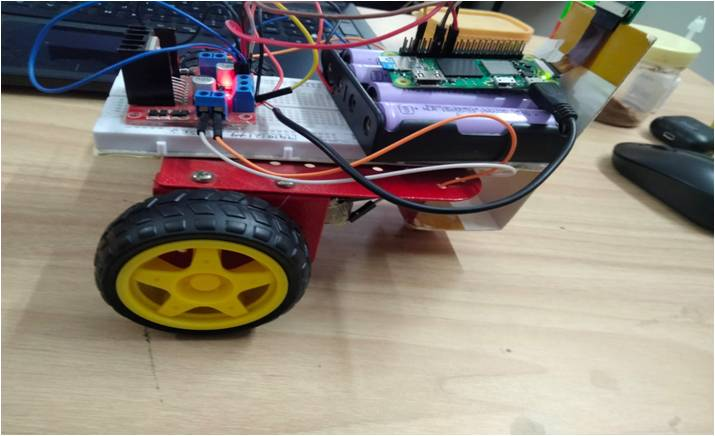
#> input picture Picture1.jpg, 715 x 436 px, given in place of the camera
$ python ball_tracker.py
#> lines starting #> are read from the running program, lines starting #| are printed output that depends on the picture; after the words box and inside, x2 and y2 are one past the last pixel; in counts of white or black regions, pixels touching at a corner belong together
from gpiozero import OutputDevice
from time import sleep
import cv2
import numpy as np

# Define GPIO pins
pin17 = OutputDevice(17)
pin18 = OutputDevice(18)
pin22 = OutputDevice(22)
pin23 = OutputDevice(23)

# Initialize video capture
cap = cv2.VideoCapture(0)
cap.set(cv2.CAP_PROP_FRAME_WIDTH, 320)
cap.set(cv2.CAP_PROP_FRAME_HEIGHT, 240)

# Define track color (in BGR format)
track_color = np.uint8([[[0, 0, 255]]])  # Red color in BGR format

while True:
    ret, frame = cap.read()
#> frame is the input picture: shape (436, 715, 3); mean B, G, R 120.4, 131, 139.4
    if not ret:
        break

    # Convert frame to HSV
    hsv = cv2.cvtColor(frame, cv2.COLOR_BGR2HSV)
#> hsv: shape (436, 715, 3); mean H, S, V 56.5, 74.9, 147.3

    # Define lower and upper bounds for track color in HSV
    lower_bound = np.array([0, 100, 100])
    upper_bound = np.array([10, 255, 255])

    # Threshold the HSV image to get only the desired color
    mask = cv2.inRange(hsv, lower_bound, upper_bound)
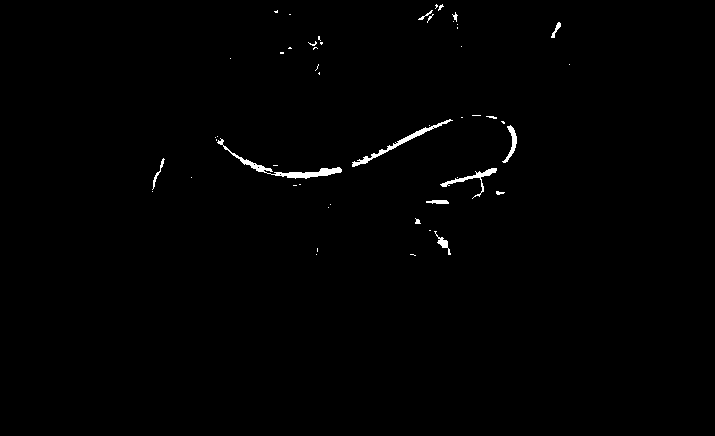
#> mask: shape (436, 715); 0.68% white; 51 white regions (38 under 20 px)

    # Find contours in the mask
    contours, _ = cv2.findContours(mask, cv2.RETR_EXTERNAL, cv2.CHAIN_APPROX_SIMPLE)
#> contours = 51 contours, 43 with area under 20; largest, box (x1, y1, x2, y2) and area: (217, 138, 342, 179) 468, (352, 119, 453, 167) 316, (440, 168, 497, 199) 194, (502, 125, 517, 163) 134, (434, 231, 451, 255) 70, (426, 200, 449, 204) 50, (152, 158, 165, 190) 38, (551, 22, 561, 38) 38

    if contours:
        # Get the largest contour
        largest_contour = max(contours, key=cv2.contourArea)
#> largest_contour = contour of 142 points, box (x1, y1, x2, y2) (217, 138, 342, 179), area 468
        (x, y), _ = cv2.minEnclosingCircle(largest_contour)
#> x = 279; y = 156.5
        x = int(x)
        y = int(y)
#> y = 156

        # Draw a circle at the tracked pixel
        cv2.circle(frame, (x, y), 16, (0, 0, 255), 4)
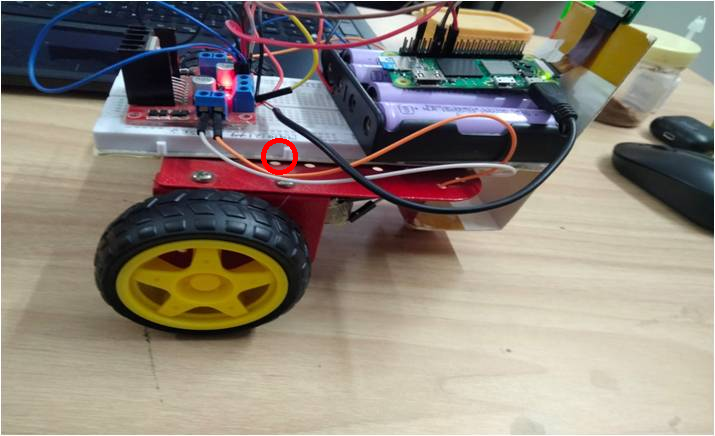
#> frame: shape (436, 715, 3); 0.16% of pixels changed, all inside (x1, y1, x2, y2) = (261, 138, 298, 175)

        # Perform GPIO operations based on tracked pixel position
        if x < 140:
            pin17.on()
            pin18.on()
            pin22.on()
            pin23.off()
            sleep(0.01)
            pin17.on()
            pin18.on()
            pin22.on()
            pin23.on()
            print("Turn Right")
        elif x > 200:
            pin17.on()
            pin18.off()
            pin22.on()
            pin23.on()
            sleep(0.01)
            pin17.on()
            pin18.on()
            pin22.on()
            pin23.on()
            print("Turn Left")
        elif y < 170:
            pin17.on()
            pin18.off()
            pin22.on()
            pin23.off()
            sleep(0.01)
            pin17.on()
            pin18.on()
            pin22.on()
            pin23.on()
            print("Go Forward")
        else:
            pin17.on()
            pin18.on()
            pin22.on()
            pin23.on()
    else:
        pin17.on()
        pin18.on()
        pin22.on()
        pin23.on()

    cv2.imshow('frame', frame)
    if cv2.waitKey(1) & 0xFF == ord('q'):
#> (key q is pressed here)
        break

# Release the capture
cap.release()
cv2.destroyAllWindows()

$ run again, on Picture3.jpg
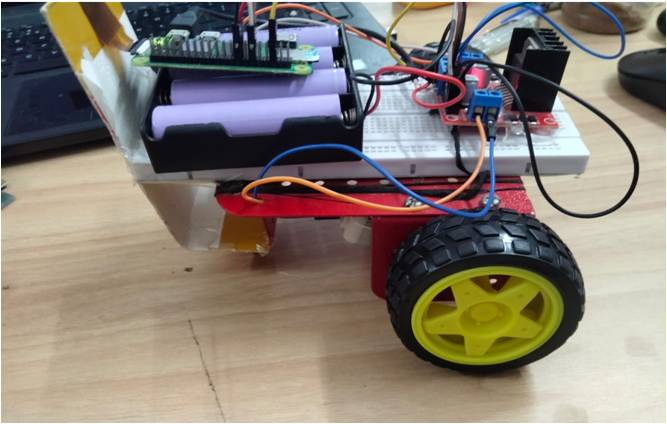
#> input picture Picture3.jpg, 667 x 424 px, given in place of the camera
#> frame is the input picture: shape (424, 667, 3); mean B, G, R 115.9, 125.8, 135.2
#> hsv: shape (424, 667, 3); mean H, S, V 59.7, 78.7, 144.1
#> `mask = cv2.inRange(hsv, lower_bound, upper_bound)`:
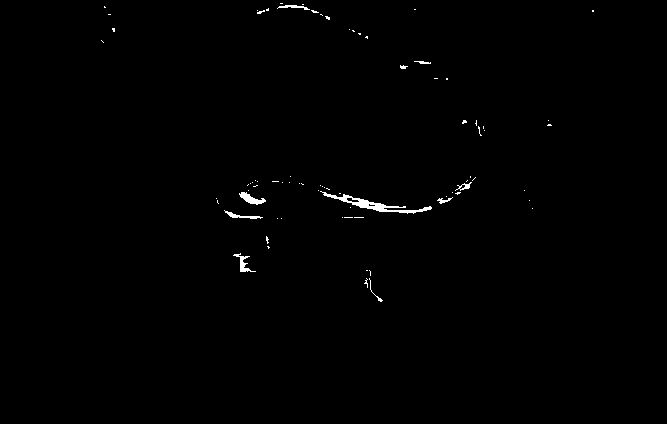
#> mask: shape (424, 667); 0.52% white; 78 white regions (68 under 20 px)
#> contours = 78 contours, 71 with area under 20; largest, box (x1, y1, x2, y2) and area: (320, 191, 432, 214) 428, (239, 192, 266, 205) 128, (233, 253, 256, 272) 82, (224, 210, 263, 219) 64, (455, 182, 472, 191) 44, (277, 5, 310, 10) 40, (437, 197, 453, 204) 26
#> largest_contour = contour of 102 points, box (x1, y1, x2, y2) (320, 191, 432, 214), area 428
#> `(x, y), _ = cv2.minEnclosingCircle(largest_contour)`: x = 375.5; y = 199.5
#> `x = int(x)`: x = 375
#> `y = int(y)`: y = 199
#> `cv2.circle(frame, (x, y), 16, (0, 0, 255), 4)`:
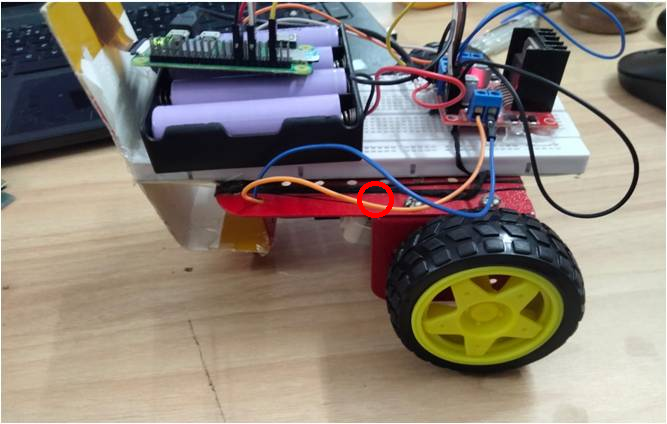
#> frame: shape (424, 667, 3); 0.18% of pixels changed, all inside (x1, y1, x2, y2) = (357, 181, 394, 218)

$ run again, on Picture4.jpg
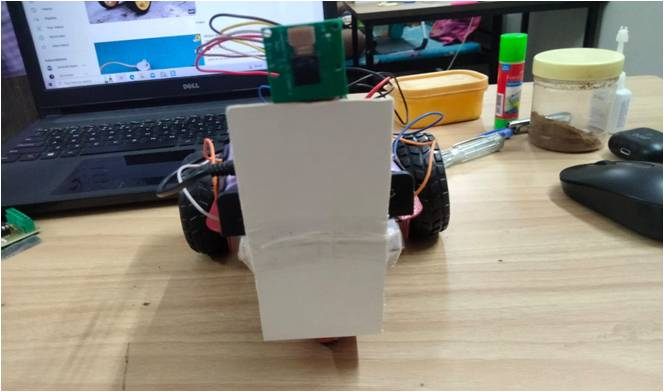
#> input picture Picture4.jpg, 664 x 392 px, given in place of the camera
#> frame is the input picture: shape (392, 664, 3); mean B, G, R 123.4, 132.8, 135.2
#> hsv: shape (392, 664, 3); mean H, S, V 50.7, 68.2, 146.7
#> `mask = cv2.inRange(hsv, lower_bound, upper_bound)`:
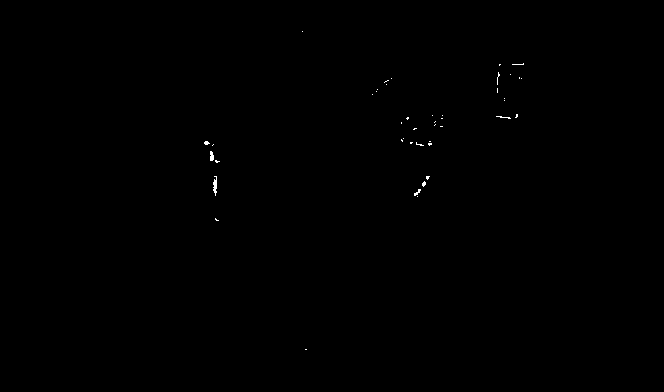
#> mask: shape (392, 664); 0.12% white in thin lines or dots, all inside (x1, y1, x2, y2) = (204, 31, 524, 350)
#> contours = 44 contours, 42 with area under 20; largest, box (x1, y1, x2, y2) and area: (213, 176, 217, 196) 30, (210, 151, 214, 161) 22
#> largest_contour = contour of 26 points, box (x1, y1, x2, y2) (213, 176, 217, 196), area 30
#> `(x, y), _ = cv2.minEnclosingCircle(largest_contour)`: x = 215; y = 185.5
#> `y = int(y)`: y = 185
#> `cv2.circle(frame, (x, y), 16, (0, 0, 255), 4)`:
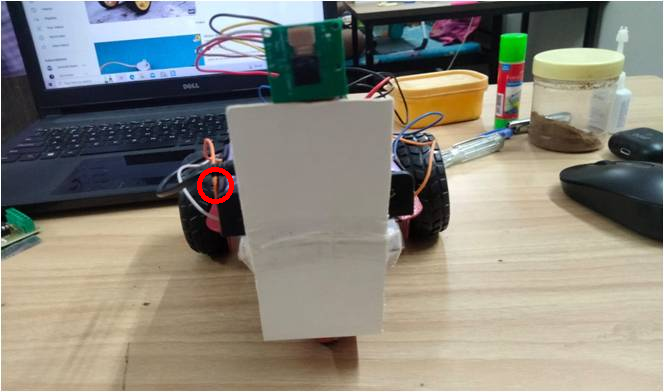
#> frame: shape (392, 664, 3); 0.2% of pixels changed, all inside (x1, y1, x2, y2) = (197, 167, 234, 204)
